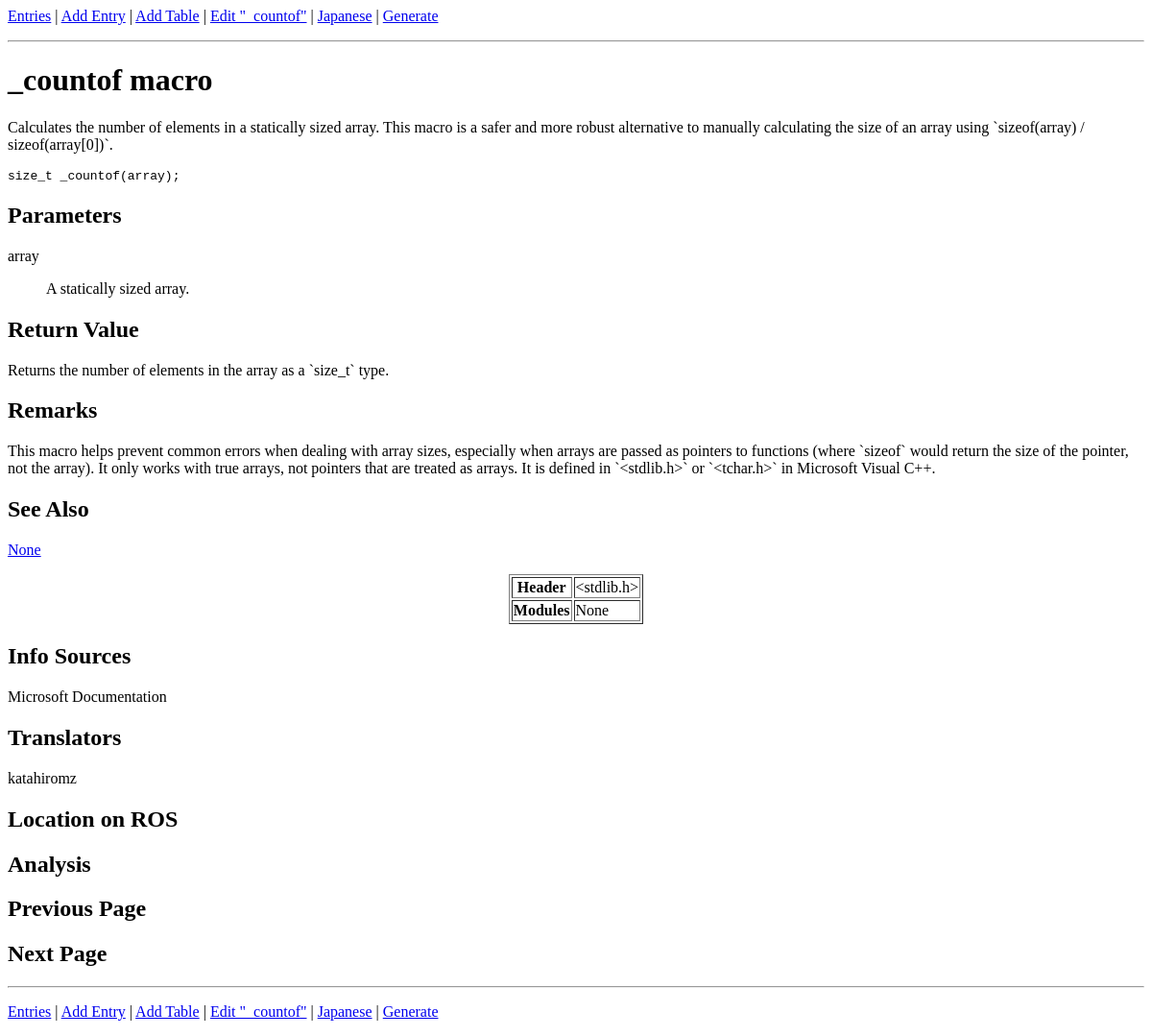
/show_entry.php?entry_name=_countof, run on an earlier commit of the app's database.
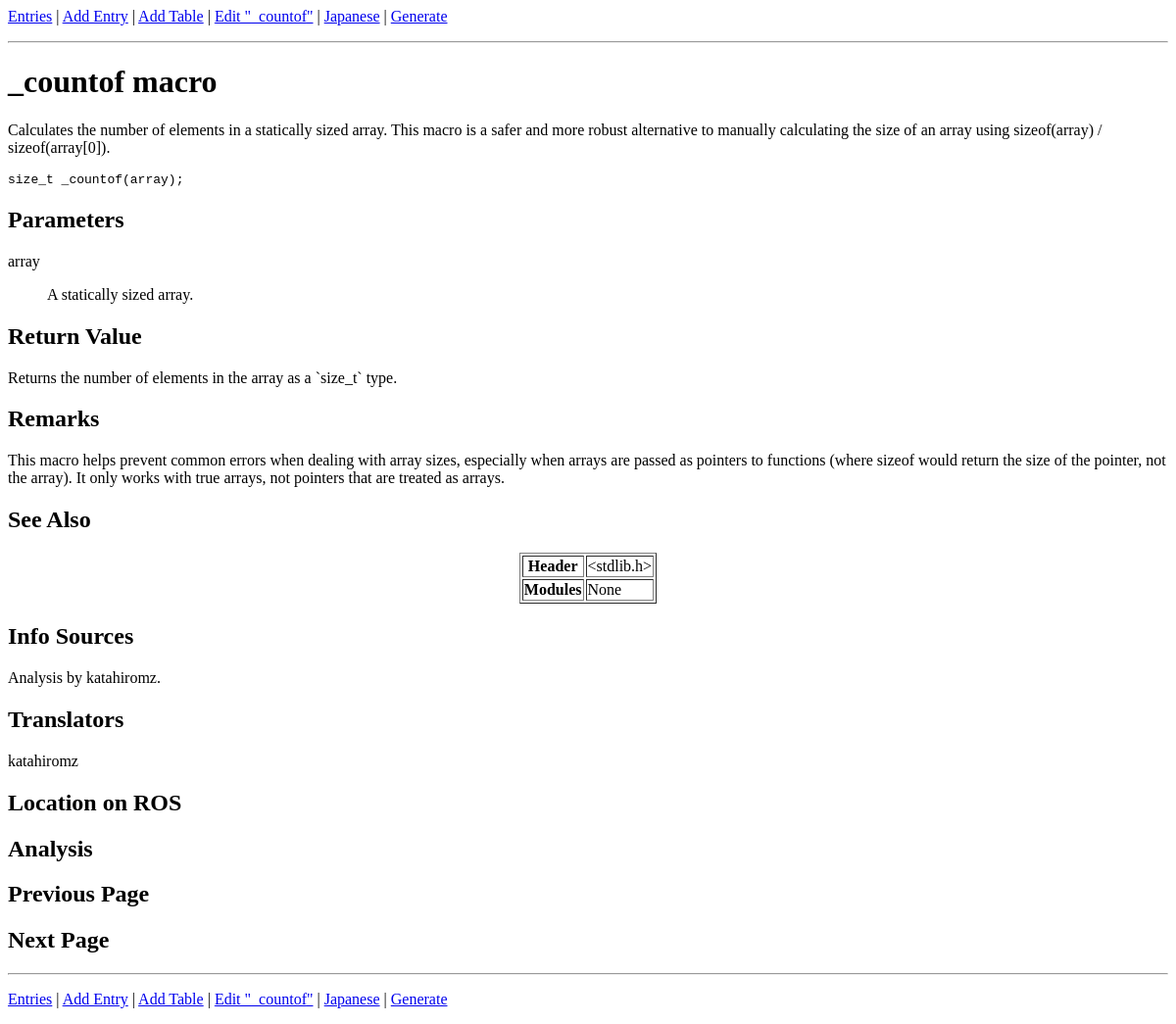
And on a later commit of the database.
### tables this page shows
CREATE TABLE `entries` (
  `entry_name` varchar(60) NOT NULL,
  `entry_type` varchar(32) NOT NULL,
  `description` varchar(8192) DEFAULT NULL,
  `syntax` varchar(2048) DEFAULT NULL,
  `parameters` varchar(2048) DEFAULT NULL,
  `return_value` varchar(1024) DEFAULT NULL,
  `remarks` varchar(4096) DEFAULT NULL,
  `see_also` varchar(2048) DEFAULT NULL,
  `added_time` timestamp NOT NULL DEFAULT current_timestamp(),
  `modified_time` timestamp NOT NULL DEFAULT current_timestamp(),
  `header` varchar(128) DEFAULT NULL,
  `modules` varchar(128) DEFAULT NULL,
  `sources` varchar(256) DEFAULT NULL,
  `translators` varchar(128) DEFAULT NULL,
  `ros_location` varchar(256) DEFAULT NULL,
  `analysis` varchar(512) DEFAULT NULL,
  `prev_page` varchar(64) NOT NULL,
  `next_page` varchar(64) NOT NULL
);

### show_entry.php (the view, shortened to what this page needs)
<?php
function translate($text) {
	return $text;
}
function get_field($name) {
	global $assoc;
	if (isset($assoc) && isset($assoc[$name])) {
		return htmlspecialchars($assoc[$name]);
	}
	return NULL;
}
function get_paragraph($field) {
	$field = preg_replace('/\r\n/', "\n", $field);
	$field = preg_replace('/\n\n\n+/', "\n\n", $field);
	$field = preg_replace('/\n +\n/', "\n\n", $field);
	$paragraphs = explode("\n\n", $field);
	$array = array();
	foreach ($paragraphs as $paragraph) {
		if (preg_match('/^ *\* /', $paragraph)) {
			$items = preg_split('/(^|\n) *\*/', $paragraph);
			array_shift($items);
			$paragraph = "<ul>\n";
			foreach ($items as $item) {
				$paragraph .= "<li>";
				$paragraph .= $item;
				$paragraph .= "</li>\n";
			}
			$paragraph .= "</ul>\n";
		} else if (preg_match('/\[table:([^\]]+)\]/m', $paragraph, $matches)) {
			$paragraph = get_table($matches[1]);
		} else if (preg_match('/&lt;pre&gt;/m', $paragraph, $matches) &&
                   preg_match('/&lt;\/pre&gt;/m', $paragraph, $matches)) {
            $paragraph = str_replace("&lt;pre&gt;", "", $paragraph);
            $paragraph = str_replace("&lt;/pre&gt;", "", $paragraph);
            $paragraph = "<pre>" . $paragraph . "</pre>\n";
		} else {
			$paragraph = "<p>" . $paragraph . "</p>\n";
		}
		$array[] = $paragraph;
	}
	return implode("\n", $array);
}
function get_parameters($name) {
	$value = get_field($name);
	$lines = explode(constant('PARAM_SEP'), $value);
	$a = array();
	foreach ($lines as $line) {
		if (strstr($line, constant('PARAM_DASH')) === FALSE) {
			$a[] = array($line, '');
		} else {
			$a[] = explode(constant('PARAM_DASH'), $line);
		}
	}
	$str = "<dl>\n";
	foreach ($a as $item) {
		$item[0] = trim($item[0]);
		$item[1] = trim($item[1]);
		$str .= "<dt>" . $item[0] . "</dt>\n";
		$str .= "<dd>" . get_paragraph($item[1]) . "</dd>\n";
	}
	$str .= "</dl>\n";
	return $str;
}
function get_sources($name) {
	$sources = get_field($name);
	return preg_replace('/^((https?|ftp)(:\/\/[-_.!~*\'()a-zA-Z0-9;\/?:\@&=+\$,%#]+))$/', '<a href="${1}" target="_blank">${1}</a>', $sources);
}
function get_see_also() {
	$see_also = get_field("see_also");
	if ($see_also) {
		$see_also = explode(",", $see_also);
		$a = array();
		foreach ($see_also as $item) {
			$item = trim($item);
			$a[] = "<a href=\"show_entry.php?entry_name=" . $item . "\">" . $item . "</a>";
		}
		return implode(", ", $a);
	}
	return "";
}
function replace_keyword($text) {
	$see_also = get_field("see_also");
	if ($see_also) {
		$see_also = explode(",", $see_also);
		sort($see_also);
		$see_also = array_reverse($see_also);
		foreach ($see_also as $item) {
			$item = trim($item);
			$text = preg_replace("/\\b" . $item . "\\b/",
				'<a href="show_entry.php?entry_name=' . $item . '">' . $item . "</a>",
				$text
			);
		}
	}
	return $text;
}
$names = array(
	'entry_name',
	'entry_type',
	'description',
	'syntax',
	'parameters',
	'return_value',
	'remarks',
	'see_also',
	'header',
	'modules',
	'sources',
	'translators',
	'ros_location',
	'analysis',
	'prev_page',
	'next_page'
);
$mysqli = new mysqli("localhost", "root");
if ($mysqli) {
	$mysqli->set_charset("utf8");
	$mysqli->select_db(constant('DB_NAME'));
	$q = "SELECT ";
	$i = 0;
	foreach ($names as $name) {
		if ($i != 0) {
			$q .= ", ";
		}
		$q .= $name;
		$i++;
	}
	$q .= " FROM entries ";
	$q .= "WHERE entry_name='";
	$q .= $mysqli->real_escape_string($_GET["entry_name"]);
	$q .= "'";
	$result = $mysqli->query($q);
	if ($result) {
		$assoc = $result->fetch_array(MYSQLI_ASSOC);
	} else {
		echo $mysqli->error;
	}
} else {
	echo "cannot connect";
}
?><html><head>
</head>
<body>
<p>
	<a href="entries.php">Entries</a> |
	<a href="add_entry.php">Add Entry</a> |
	<a href="add_table.php">Add Table</a> |
	<a href="edit_entry.php?entry_name=<?= $_GET["entry_name"] ?>">Edit "<?= $_GET["entry_name"] ?>"</a> |
	<a href="../ja/show_entry.php?entry_name=<?= $_GET["entry_name"] ?>">Japanese</a> |
	<a href="generate.php">Generate</a>
</p>
<hr />
<h1><?= translate(get_field("entry_name")) . " " . get_field("entry_type") ?></h1>
<?= replace_keyword(get_paragraph(get_field("description"))) ?>
<pre><?= get_field("syntax") ?></pre>
<h2>Parameters</h2>
<?= replace_keyword(get_parameters("parameters"))  ?>
<h2>Return Value</h2>
<?= replace_keyword(get_paragraph(get_field("return_value"))) ?>
<h2>Remarks</h2>
<?= replace_keyword(get_paragraph(get_field("remarks"))) ?>
<h2>See Also</h2>
<p>
	<?= get_see_also() ?>
</p>
<table border="1" align="center">
	<tr>
		<th>Header</th>
		<td><?= get_field("header") ?></td>
	</tr>
	<tr>
		<th>Modules</th>
		<td><?= get_field("modules") ?></td>
	</tr>
</table>
<h2>Info Sources</h2>
<p>
	<?= get_sources("sources") ?>
</p>
<h2>Translators</h2>
<p>
	<?= get_sources("translators") ?>
</p>
<h2>Location on ROS</h2>
<h2>Analysis</h2>
<h2>Previous Page</h2>
<h2>Next Page</h2>
<hr />
<p>
	<a href="entries.php">Entries</a> |
	<a href="add_entry.php">Add Entry</a> |
	<a href="add_table.php">Add Table</a> |
	<a href="edit_entry.php?entry_name=<?= $_GET["entry_name"] ?>">Edit "<?= $_GET["entry_name"] ?>"</a> |
	<a href="../ja/show_entry.php?entry_name=<?= $_GET["entry_name"] ?>">Japanese</a> |
	<a href="generate.php">Generate</a>
</p>
</body></html>

What changed in the data, as far as the page shows it:
changed entries "_countof": description "…of an array using `sizeof(array) / sizeof(array[0])`. Returns the number of elements in the array as a `size_t` type." → "…of an array using sizeof(array) / sizeof(array[0]). Returns the number of elements in the array as a `size_t` type. This macro helps prevent common errors when dealing with array sizes, especially when arrays are passed as pointers to functions (where sizeof would return the size of the pointer, not the array). It only works with true arrays, not pointers that are treated as arrays."; sources "Microsoft Documentation katahiromz" → "Analysis by katahiromz. katahiromz"; see_also "None" → (not shown)
Also different on the page:
$paragraph: "This macro helps prevent common errors when dealing with array sizes, especially when arrays are passed as pointers to functions (where `sizeof` would return the size of the pointer, not the array). It only works with true arrays, not pointers that are treated as arrays. It is defined in `<stdlib.h>` or `<tchar.h>` in Microsoft Visual C++." → (not shown)
